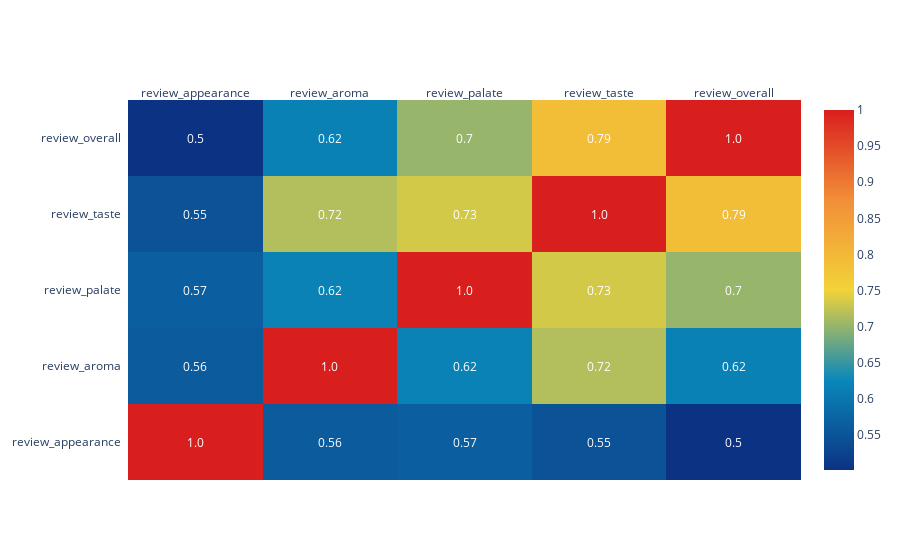

Notebook code for this chart:
### Code cell
# Method 2 - Heatmap: Plotly
heat_map_plotly = ff.create_annotated_heatmap(
    z=corr_metrics.values,
    x=list(corr_metrics.columns),
    y=list(corr_metrics.index),
    annotation_text=corr_metrics.round(2).values,
    showscale=True,
    colorscale='Portland',
    font_colors=['white','white'])

layout = go.Layout(title="Correlation Heatmap",
                   margin = dict(l = 330))

fig = go.Figure(data=heat_map_plotly, layout=layout)
py.offline.iplot(fig)

### Figure 1 — Plotly figure (JSON) as saved in the notebook; plotly's stock layout.template omitted (floating-point values rounded to 4 significant figures)
{"data": [{"colorscale": [[0, "rgb(12,51,131)"], [0.25, "rgb(10,136,186)"], [0.5, "rgb(242,211,56)"], [0.75, "rgb(242,143,56)"], [1, "rgb(217,30,30)"]], "reversescale": false, "showscale": true, "type": "heatmap", "x": ["review_appearance", "review_aroma", "review_palate", "review_taste", "review_overall"], "y": ["review_appearance", "review_aroma", "review_palate", "review_taste", "review_overall"], "z": [[1, 0.561, 0.5666, 0.547, 0.5017], [0.561, 1, 0.6169, 0.7168, 0.616], [0.5666, 0.6169, 1, 0.7341, 0.7019], [0.547, 0.7168, 0.7341, 1, 0.7898], [0.5017, 0.616, 0.7019, 0.7898, 1]]}], "layout": {"annotations": [{"font": {"color": "white"}, "showarrow": false, "text": "1.0", "x": "review_appearance", "xref": "x", "y": "review_appearance", "yref": "y"}, {"font": {"color": "white"}, "showarrow": false, "text": "0.56", "x": "review_aroma", "xref": "x", "y": "review_appearance", "yref": "y"}, {"font": {"color": "white"}, "showarrow": false, "text": "0.57", "x": "review_palate", "xref": "x", "y": "review_appearance", "yref": "y"}, {"font": {"color": "white"}, "showarrow": false, "text": "0.55", "x": "review_taste", "xref": "x", "y": "review_appearance", "yref": "y"}, {"font": {"color": "white"}, "showarrow": false, "text": "0.5", "x": "review_overall", "xref": "x", "y": "review_appearance", "yref": "y"}, {"font": {"color": "white"}, "showarrow": false, "text": "0.56", "x": "review_appearance", "xref": "x", "y": "review_aroma", "yref": "y"}, {"font": {"color": "white"}, "showarrow": false, "text": "1.0", "x": "review_aroma", "xref": "x", "y": "review_aroma", "yref": "y"}, {"font": {"color": "white"}, "showarrow": false, "text": "0.62", "x": "review_palate", "xref": "x", "y": "review_aroma", "yref": "y"}, {"font": {"color": "white"}, "showarrow": false, "text": "0.72", "x": "review_taste", "xref": "x", "y": "review_aroma", "yref": "y"}, {"font": {"color": "white"}, "showarrow": false, "text": "0.62", "x": "review_overall", "xref": "x", "y": "review_aroma", "yref": "y"}, {"font": {"color": "white"}, "showarrow": false, "text": "0.57", "x": "review_appearance", "xref": "x", "y": "review_palate", "yref": "y"}, {"font": {"color": "white"}, "showarrow": false, "text": "0.62", "x": "review_aroma", "xref": "x", "y": "review_palate", "yref": "y"}, {"font": {"color": "white"}, "showarrow": false, "text": "1.0", "x": "review_palate", "xref": "x", "y": "review_palate", "yref": "y"}, {"font": {"color": "white"}, "showarrow": false, "text": "0.73", "x": "review_taste", "xref": "x", "y": "review_palate", "yref": "y"}, {"font": {"color": "white"}, "showarrow": false, "text": "0.7", "x": "review_overall", "xref": "x", "y": "review_palate", "yref": "y"}, {"font": {"color": "white"}, "showarrow": false, "text": "0.55", "x": "review_appearance", "xref": "x", "y": "review_taste", "yref": "y"}, {"font": {"color": "white"}, "showarrow": false, "text": "0.72", "x": "review_aroma", "xref": "x", "y": "review_taste", "yref": "y"}, {"font": {"color": "white"}, "showarrow": false, "text": "0.73", "x": "review_palate", "xref": "x", "y": "review_taste", "yref": "y"}, {"font": {"color": "white"}, "showarrow": false, "text": "1.0", "x": "review_taste", "xref": "x", "y": "review_taste", "yref": "y"}, {"font": {"color": "white"}, "showarrow": false, "text": "0.79", "x": "review_overall", "xref": "x", "y": "review_taste", "yref": "y"}, {"font": {"color": "white"}, "showarrow": false, "text": "0.5", "x": "review_appearance", "xref": "x", "y": "review_overall", "yref": "y"}, {"font": {"color": "white"}, "showarrow": false, "text": "0.62", "x": "review_aroma", "xref": "x", "y": "review_overall", "yref": "y"}, {"font": {"color": "white"}, "showarrow": false, "text": "0.7", "x": "review_palate", "xref": "x", "y": "review_overall", "yref": "y"}, {"font": {"color": "white"}, "showarrow": false, "text": "0.79", "x": "review_taste", "xref": "x", "y": "review_overall", "yref": "y"}, {"font": {"color": "white"}, "showarrow": false, "text": "1.0", "x": "review_overall", "xref": "x", "y": "review_overall", "yref": "y"}], "xaxis": {"dtick": 1, "gridcolor": "rgb(0, 0, 0)", "side": "top", "ticks": ""}, "yaxis": {"dtick": 1, "ticks": "", "ticksuffix": "  "}}}
